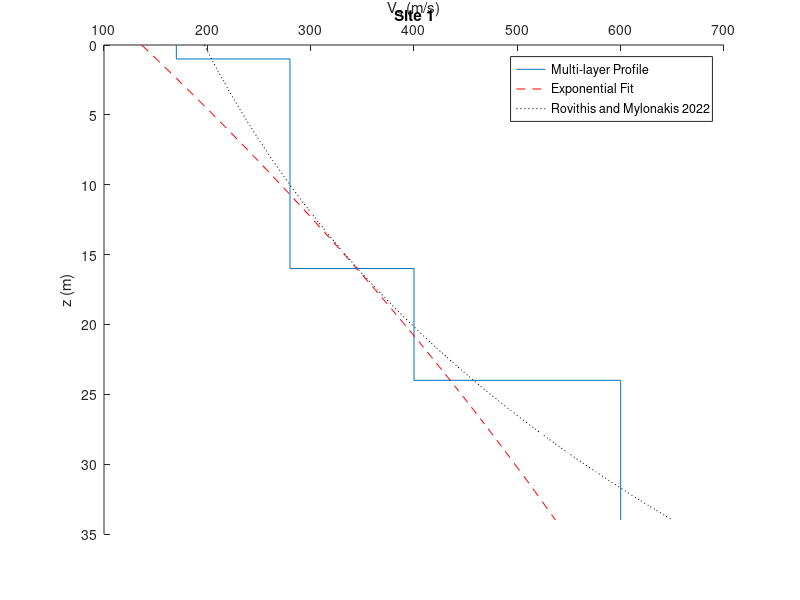
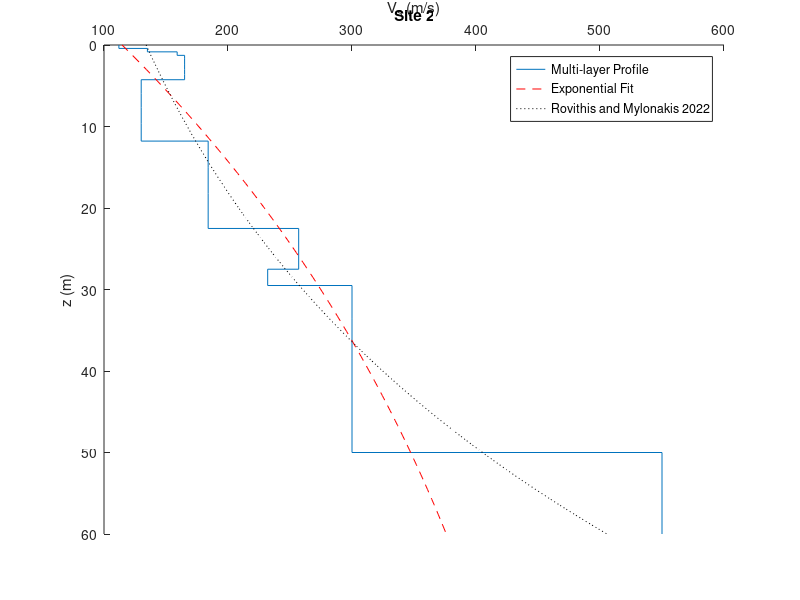

Write the MATLAB code that produced these figures, in order.
clear 
close all
clc
tic;
% Data for Profile 1
z1 = [0 1 16 24 34]; 
Vs1 = [170 170 280 400 600];

%Elbasheir 1
alpha_1 = 0.9; 
lambda_1 = 0.0116;
Vinf_1 = 1365;
V0_1 = Vinf_1 *(1-alpha_1);

%Rovithis 1
V0_RM1 = 197;        % From z = 0        % From z = 34
ratio_RM1 = 0.303;
alpha_RM1 = log(1 / ratio_RM1);




% Data for Profile 2
z2 = [0 0.42 0.84 1.27 1.7 2.34 2.98 3.62 4.26 5.97 7.68 9.61 11.79 15 18.21 22.51 27.51 29.51 33.51 50 60]; 
Vs2 = [112 112 135 159 165 165 165 165 165 130 130 130 130 184 184 184 257 232 300 300 550]; 

%Elbasheir 2
V0_2 = 114.59; 
alpha_2 = 0.7916; 
lambda_2 = 0.0153;

%Rovithis 2
V0_RM2 = 134;        % From z = 0        % From z = 34
ratio_RM2 = 0.265;
alpha_RM2 = log(1 / ratio_RM2);

% Exponential fit function for Profile 1
exp_fit1 = @(z) V0_1 * (1/(1 - alpha_1)) * (1 - alpha_1 * exp(-lambda_1 * z));
exp_fit_RM1 = @(z) V0_RM1 *  exp(alpha_RM1 * z /34);

% Exponential fit function for Profile 2
exp_fit2 = @(z) V0_2 * (1/(1 - alpha_2)) * (1 - alpha_2 * exp(-lambda_2 * z));
exp_fit_RM2 = @(z) V0_RM2 *  exp(alpha_RM2 * z /60);


% Generating finer z values for smooth exponential curve plotting
z_fine1 = linspace(min(z1), max(z1), 100);
Vs_fine1 = exp_fit1(z_fine1);
Vs_fine_RM1 = exp_fit_RM1(z_fine1);


z_fine2 = linspace(min(z2), max(z2), 100);
Vs_fine2 = exp_fit2(z_fine2);
Vs_fine_RM2 = exp_fit_RM2(z_fine2);


% Create the figure for Profile 1
figure;
hold on;

% Plot the stair-step (staircase) graph for Profile 1
stairs(Vs1, z1, 'DisplayName', 'Multi-layer Profile');

% Plot the exponential fit for Profile 1
plot(Vs_fine1, z_fine1, '--r', 'DisplayName', 'Exponential Fit');
plot(Vs_fine_RM1, z_fine1, ':k', 'DisplayName', 'Rovithis and Mylonakis 2022');

% Axis formatting for Profile 1
set(gca, 'XAxisLocation', 'top');
set(gca, 'YDir', 'reverse'); % Invert the y-axis
xlabel('V_{s} (m/s)');
ylabel('z (m)');
title('Site 1');
legend('Location', 'best');
hold off;

% Create the figure for Profile 2
figure;
hold on;

% Plot the stair-step (staircase) graph for Profile 2
stairs(Vs2, z2,'DisplayName', 'Multi-layer Profile');

% Plot the exponential fit for Profile 2
plot(Vs_fine2, z_fine2, '--r', 'DisplayName', 'Exponential Fit');
plot(Vs_fine_RM2, z_fine2, ':k', 'DisplayName', 'Rovithis and Mylonakis 2022');

% Axis formatting for Profile 2
set(gca, 'XAxisLocation', 'top');
set(gca, 'YDir', 'reverse'); % Invert the y-axis
xlabel('V_{s} (m/s)');
ylabel('z (m)');
title('Site 2');
legend('Location', 'best');
hold off;

toc;
